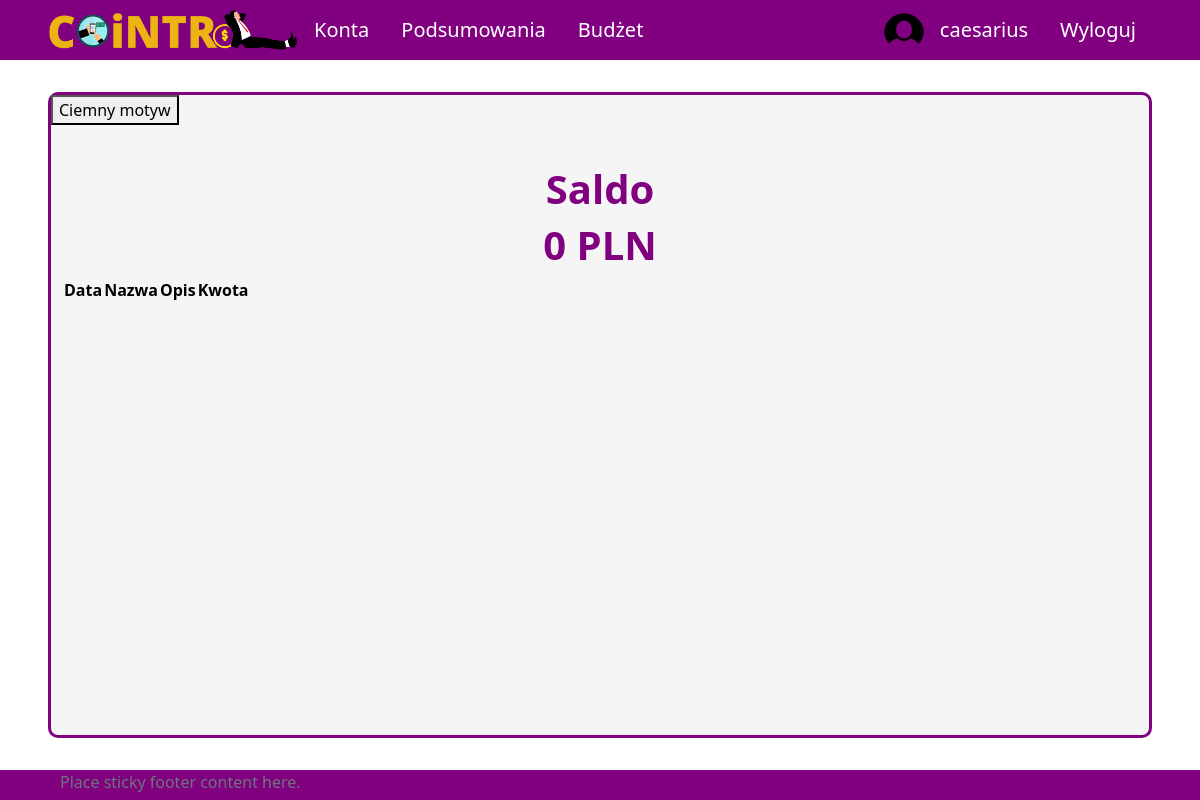
The page / (signed in) on the database as committed earlier.
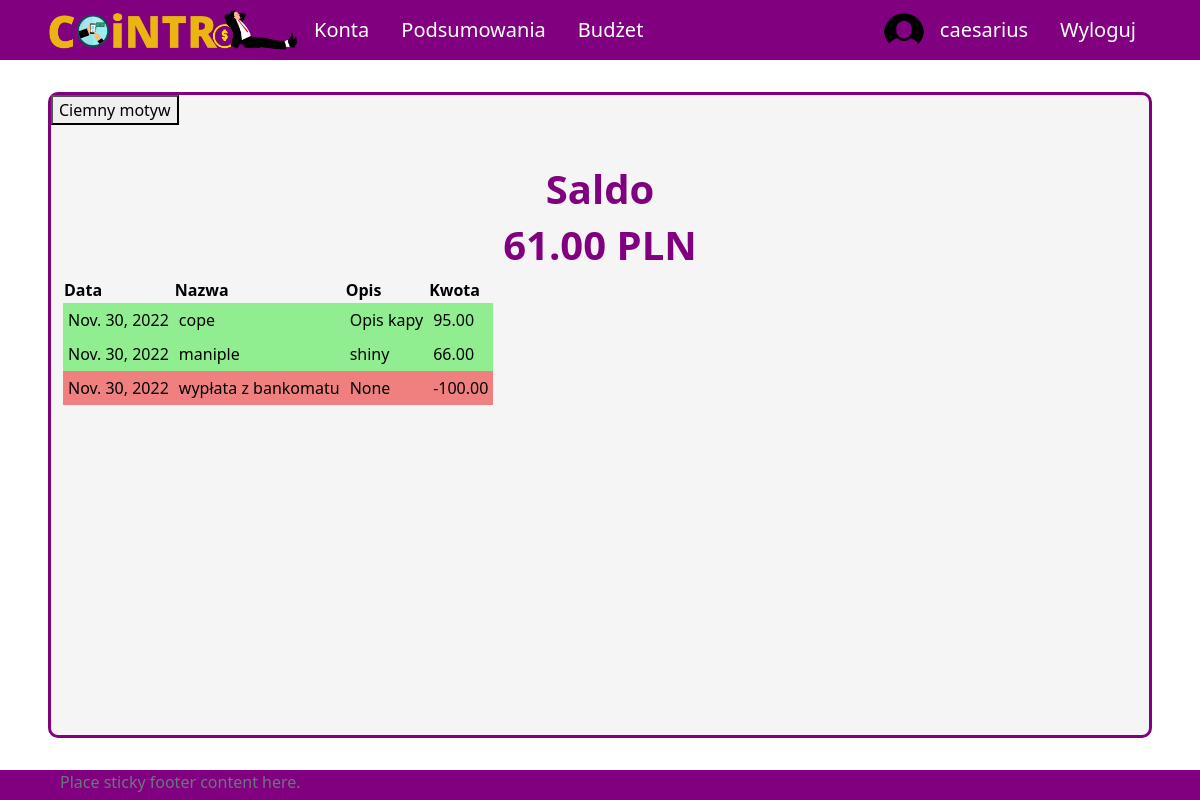
The same page on the database as committed later.
### aplication/models.py (models this page shows, shortened)
class Transaction(models.Model):
    id_account = models.ForeignKey(Account, on_delete=models.CASCADE)
    id_user = models.ForeignKey(Profile, on_delete=models.SET_NULL, null=True) #konto z którego dokonano transakcji zostało usunięte ale transakcja ma pozostać
    id_subcategory = models.ForeignKey(Subcategory, on_delete=models.SET_NULL, null=True) #umozliwienie usuniecia kategorii i podkategorii bez usuniecia transakcji
    name = models.CharField(max_length=50)
    is_periodic = models.BooleanField(default=False)
    amount = models.DecimalField(max_digits=10, decimal_places=2)
    converted_amount = models.DecimalField(max_digits=10, decimal_places=2)
    transaction_date = models.DateField()
    description = models.CharField(max_length=255, blank=True, null=True)
    id = models.UUIDField(default=uuid.uuid4, unique=True,
                            primary_key=True, editable=False)

### aplication/views.py (the view)
# urls.py: 2. Add a URL to urlpatterns:  path('', views.home, name='home')
def home(request):
    if request.user.is_authenticated:
        balance = 0
        acc = Account.objects.filter(owner=request.user.profile)
        transactions = Transaction.objects.filter(id_user=request.user.profile).order_by('-transaction_date')
        for a in acc:
            balance += a.calculate_balance()
        context = {
            "transactions": transactions,
            'profile_balance': balance
        }
        return render(request, 'application/home-login.html', context)
    else:
        return render(request, 'application/home-logout.html')

### aplication/models.py (called while the page is built)
    def calculate_balance(self):
        balance = 0
        transactions = Transaction.objects.filter(id_account=self)
        for transaction in transactions:
            balance += transaction.converted_amount
        return balance

### templates/application/home-login.html (shortened to what this page needs)
{% extends 'application/base.html' %}
{% block content %}
    <div class="title">
        <h1>Saldo</h1>
        <h1>{{ profile_balance }} PLN</h1>
    </div>
    <div class="content">
        <table>
            <tr>
                <th>Data</th>
                <th>Nazwa</th>
                <th>Opis</th>
                <th>Kwota</th>
            </tr>
            {% for tr in transactions %}
            {% if tr.converted_amount > 0 %}
            <tr class="transaction income">
            {% else %}
            <tr class="transaction expense">
            {% endif %}
                <td>{{ tr.transaction_date }}</td>
                <td>{{ tr.name }}</td>
                <td>{{ tr.description }}</td>
                <td>{{ tr.converted_amount }}</td>
            </tr>
            {% endfor %}
        </table>
    </div>
{% endblock  %}

Rows that differ between the two databases and show on the page:
added Transaction: transaction_date "Nov. 30, 2022", name "cope", description "Opis kapy", converted_amount "95.00"
added Transaction: transaction_date "Nov. 30, 2022", name "maniple", description "shiny", converted_amount "66.00"
added Transaction: transaction_date "Nov. 30, 2022", name "wypłata z bankomatu", description "None", converted_amount "-100.00"
Other text that changed with them:
{{ profile_balance }}: "0" → "61.00"
